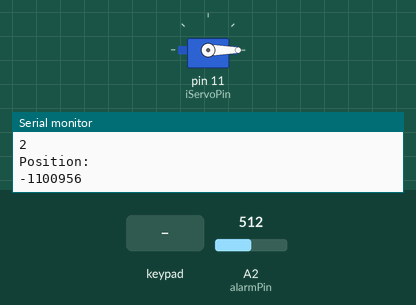
A sketch run on a simulated Arduino Uno, built with avr-gcc and run on an emulated ATmega328P. On the bench: servo, the last lines printed to the serial monitor. The inputs (shaded band) are chosen by the test bench; at power-on: A2 (alarmPin) = 512.

Above: at 1.2 s.
1.3 s: A2 (alarmPin) set to 53
4.3 s: A2 (alarmPin) set to 44
At 5.1 s:
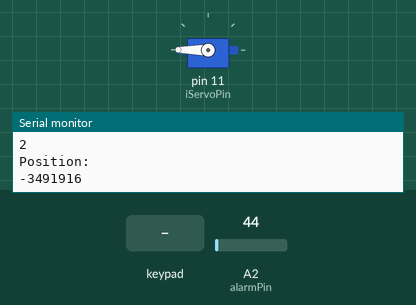
5.8 s: keypad keys 4 2 6 # pressed 0.4 s apart
At 7.1 s:
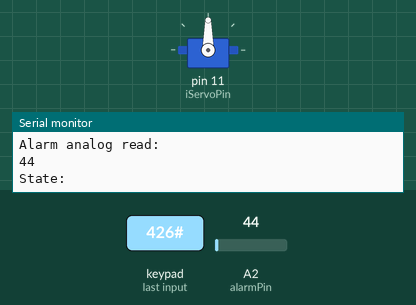
8.9 s: key '3' pressed
At 9.4 s:
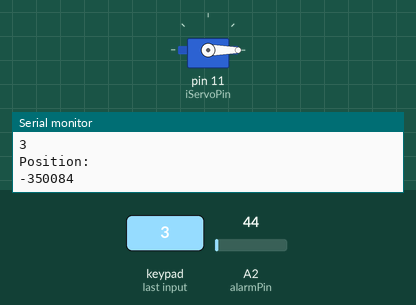
11.1 s: key '#' pressed
At 12.5 s:
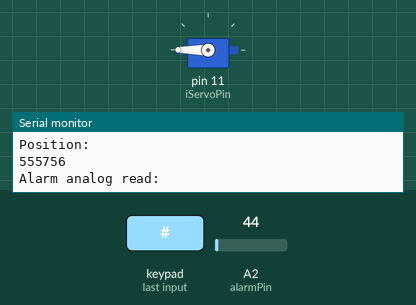
12.8 s: key '6' pressed
At 15.2 s:
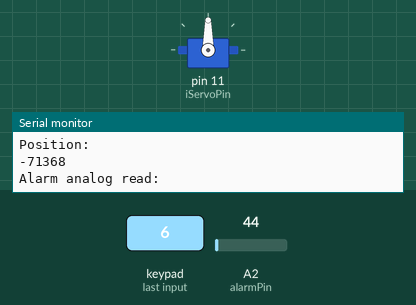
Timing chart, 0 to 16.7 s (numbered marks = the images above; inputs shaded):
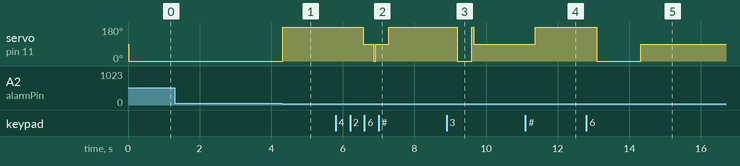

Measured:
- the behaviour switches between 50 and 49 on A2 (alarmPin) (found by bisection; images 0 and 1)
- after the input at 4.3 s, servo on pin 11 (iServoPin): 0° → 180° at once
- after the input at 5.8 s, servo on pin 11 (iServoPin): 180° → 90° after 0.76 s instead of 2.9 s
- after the input at 8.9 s, servo on pin 11 (iServoPin): 180° → 0° after 0.30 s, → 90° 0.40 s later
- after the input at 11.1 s, servo on pin 11 (iServoPin): 90° → 180° after 0.28 s
- after the input at 12.8 s, servo on pin 11 (iServoPin): 180° → 0° after 0.28 s, → 90° 1.2 s later

The sketch:

alarm_blinds_v1.ino
```cpp
#include <RTClib.h>
#include <Adafruit_Keypad.h>
#include "BlindsServoSM.h"
#include <arduino-timer.h>
#include <Wire.h>

//////////////////////////////////
// Declarations
//////////////////////////////////

namespace main{

  // CONSTANTS
  int iDelay = 10; // Delay period in ms
  int iServoPin = 11;
  const bool DEBUG = true;

    // KEYPAD
  const int ROWS = 4; // rows
  const int COLS = 3; // columns
  //define the symbols on the buttons of the keypads
  byte keys[ROWS][COLS] = {
    {'1','2','3'},
    {'4','5','6'},
    {'7','8','9'},
    {'*','0','#'}
  };
  byte rowPins[ROWS] = {3, 8, 7, 5}; //connect to the row pinouts of the keypad
  byte colPins[COLS] = {4, 2, 6}; //connect to the column pinouts of the keypad

  //initialize an instance of class NewKeypad
  Adafruit_Keypad customKeypad = Adafruit_Keypad( makeKeymap(keys), rowPins, colPins, ROWS, COLS);

  // SERVO
  CBlindsServoSM servoSM(iServoPin);

  // RTC
  // DS1302 rtc(A3, A5, A4); // CE, SCK, SDA
  // static unsigned int uiMillisSinceLastAction;

  // Alarm
  const int alarmPin = A2;
}

//////////////////////////////////
// Setup
//////////////////////////////////
void setup() {
  using namespace main;
  Wire.begin();
  customKeypad.begin();
  if (DEBUG) {Serial.begin(9600);}
  servoSM.Setup();

  // Initialize RTC and set date/time to compile time
  //rtc.begin();
  //if (!rtc.isrunning())
  //{
  //  rtc.adjust(DateTime(2014,1,1,3,0,0));
  //}

  // Alarm
  pinMode(alarmPin, INPUT);
}

//////////////////////////////////
// Loop
//////////////////////////////////
void loop() {
  using namespace main;

  // Upkeep
  delay(iDelay);
  servoSM.Update();
  customKeypad.tick();

  // Check RTC
  // DateTime now = rtc.now();

  if(DEBUG)
  {
    Serial.println("State:");
    Serial.println(servoSM.GetState());
    Serial.println("Position:");
    Serial.println(servoSM.GetPosition());
    //Serial.print("RTC time:");
    //Serial.print(now.hour(), DEC);
    //Serial.print(":");
    //Serial.println(now.minute(), DEC);
    //Serial.println("RTC running?");
    //Serial.println(rtc.isrunning());
    Serial.println("Alarm analog read:");
    Serial.println(analogRead(alarmPin));
  }

  // Only check if 100 seconds have passed since the last action
  //if(uiMillisSinceLastAction >= 100000)
  //{
  //  if(now.hour() == 6 && now.minute() == 30)
  //  {
  //    servoSM.SetState(CBlindsServoSM::AUTO_UP_WINDUP);
  //  }
  //  if(now.hour() == 20 && now.minute() == 0)
  //  {
  //    servoSM.SetState(CBlindsServoSM::AUTO_DOWN);
  //  }
  //}
  //else
  //{
  //  uiMillisSinceLastAction += iDelay;
  //}

  // Check alarm pin
  if(analogRead(A2) >= 50)
  {
    servoSM.SetState(CBlindsServoSM::AUTO_UP_WINDUP);
  }

  // Handle Keypad inputs
  while(customKeypad.available()){
    keypadEvent e = customKeypad.read();
    if(e.bit.EVENT == KEY_JUST_RELEASED) {
      switch ((char)e.bit.KEY){
        // Move blinds to "down" position
        case '*':
          if (DEBUG) {Serial.println("Down");}
          servoSM.SetState(CBlindsServoSM::MANUAL_DOWN);
          break;
        // Stop blinds
        case '0':
          if (DEBUG) {Serial.println("Still");}
          servoSM.SetState(CBlindsServoSM::NOT_MOVING);
          break;
        // Move blinds to "up" position
        case '#':
          if (DEBUG) {Serial.println("Up");}
          servoSM.SetState(CBlindsServoSM::MANUAL_UP);
          break;
        // Set down (reference position)
        case '1':
          if (DEBUG) {Serial.println("Set Down Position");}
          servoSM.SetDownPosition();
          break;
        // Set up (reference position)
        case '2':
          if (DEBUG) {Serial.println("Set Up Position");}
          servoSM.SetUpPosition();
          break;
        // Auto up
        case '3':
          if (DEBUG) {Serial.println("Auto up windup");}
          servoSM.SetState(CBlindsServoSM::AUTO_UP_WINDUP);
          break;
        // Auto down
        case '6':
          if (DEBUG) {Serial.println("Auto down");}
          servoSM.SetState(CBlindsServoSM::AUTO_DOWN);
          break;
        default:
          if (DEBUG) {Serial.println("Unrecognized");}
          break;
      }
    }
  }
}
```

BlindsServoSM.cpp
```cpp
#include "BlindsServoSM.h"
#include <arduino-timer.h>

CBlindsServoSM::CBlindsServoSM(int iServoPin)
{
  m_iServoPin = iServoPin;

  m_state = NOT_MOVING;

  m_iDownCmd = 0;
  m_iUpCmd = 180;
  m_iStillCmd = 90;
  m_iCurrCmd = m_iStillCmd;

  m_iCurrentPosition = 0;
  m_iUpPosition = 0;
  m_iServoDir = m_iUpCmd;

  Servo m_servo;
}

CBlindsServoSM::~CBlindsServoSM()
{
}

void CBlindsServoSM::Setup()
{
  m_servo.attach(m_iServoPin);
  m_servo.write(m_iStillCmd);
}

void CBlindsServoSM::Update()
{
  // Handle SM
  switch(m_state)
  {
    case(NOT_MOVING):
      m_iCurrCmd = m_iStillCmd;
      break;
    case(AUTO_DOWN):
      m_iCurrCmd = m_iDownCmd;
      if(m_iCurrentPosition <= 0)
      {
        SetState(NOT_MOVING);
      }
      break;
    case(AUTO_UP):
      m_iCurrCmd = m_iUpCmd;
      if(m_iCurrentPosition >= m_iUpPosition)
      {
        SetState(NOT_MOVING);
      }
      break;
    case(AUTO_UP_WINDUP):
      m_iCurrCmd = m_iDownCmd;
      if(m_iCurrentPosition <= -500000)
      {
        SetState(AUTO_UP);
      }
      break;
    case(MANUAL_DOWN):
      m_iCurrCmd = m_iDownCmd;
      break;
    case(MANUAL_UP):
      m_iCurrCmd = m_iUpCmd;
      break;
  }

  // Write to servo based on state
  m_servo.write(m_iCurrCmd);

  // Calculate time elapsed since last run
  unsigned long ulCurrentMicros = micros();
  unsigned long ulMicrosElapsed;
  if(ulCurrentMicros > m_ulLastMicros) // check for overflow
  {
    ulMicrosElapsed = ulCurrentMicros - m_ulLastMicros;
  }
  else
  {
    ulMicrosElapsed = 0; // just skip updating if there was an overflow
  }
  m_ulLastMicros = ulCurrentMicros;

  // Update "position" based on time elapsed
  if (m_iCurrCmd == m_iDownCmd)
  {
    m_iCurrentPosition -= ulMicrosElapsed;
  }
  if (m_iCurrCmd == m_iUpCmd)
  {
    m_iCurrentPosition += ulMicrosElapsed;
  }
}
```

BlindsServoSM.h
```cpp
#include <Servo.h>

class CBlindsServoSM {
  public:
    CBlindsServoSM(int iServoPin);
    ~CBlindsServoSM();

    enum EState {
      NOT_MOVING,
      AUTO_DOWN,
      AUTO_UP,
      AUTO_UP_WINDUP,
      MANUAL_DOWN,
      MANUAL_UP
    };

    void SetState(EState state) {m_state = state;}
    EState GetState() {return m_state;}
    void Setup();
    void Update();
    void SetDownPosition() {m_iCurrentPosition = 0;}
    void SetUpPosition() {m_iUpPosition = m_iCurrentPosition;}
    long GetPosition() {return m_iCurrentPosition;}

  private:
    Servo m_servo;
    int m_iServoPin;

    // Position and direction info. Position measured in us travelled in that direction.
    long m_iCurrentPosition; // When iPosition is 0, blinds are down.
    long m_iUpPosition; // When iPosition = iUpPosition, blinds are up.
    int m_iServoDir; // Current direction servo is moving in

    int m_iDownCmd;
    int m_iUpCmd;
    int m_iStillCmd;
    int m_iCurrCmd;
    EState m_state;

    unsigned long m_ulLastMicros;

};
```
